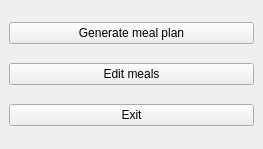
<?xml version="1.0" encoding="UTF-8"?>
<ui version="4.0">
 <class>MainWindow</class>
 <widget class="QMainWindow" name="MainWindow">
  <property name="geometry">
   <rect>
    <x>0</x>
    <y>0</y>
    <width>263</width>
    <height>149</height>
   </rect>
  </property>
  <property name="windowTitle">
   <string>MainWindow</string>
  </property>
  <widget class="QWidget" name="centralwidget">
   <layout class="QGridLayout" name="gridLayout">
    <item row="2" column="0">
     <widget class="QPushButton" name="editMealsButton">
      <property name="text">
       <string>Edit meals</string>
      </property>
     </widget>
    </item>
    <item row="1" column="0">
     <widget class="QPushButton" name="generateButton">
      <property name="text">
       <string>Generate meal plan</string>
      </property>
     </widget>
    </item>
    <item row="3" column="0">
     <widget class="QPushButton" name="pushButton">
      <property name="text">
       <string>Exit</string>
      </property>
     </widget>
    </item>
   </layout>
  </widget>
  <action name="actionDelete">
   <property name="text">
    <string>Delete</string>
   </property>
  </action>
 </widget>
 <tabstops>
  <tabstop>generateButton</tabstop>
  <tabstop>editMealsButton</tabstop>
 </tabstops>
 <resources/>
 <connections>
  <connection>
   <sender>pushButton</sender>
   <signal>clicked()</signal>
   <receiver>MainWindow</receiver>
   <slot>close()</slot>
   <hints>
    <hint type="sourcelabel">
     <x>194</x>
     <y>120</y>
    </hint>
    <hint type="destinationlabel">
     <x>174</x>
     <y>138</y>
    </hint>
   </hints>
  </connection>
 </connections>
</ui>
